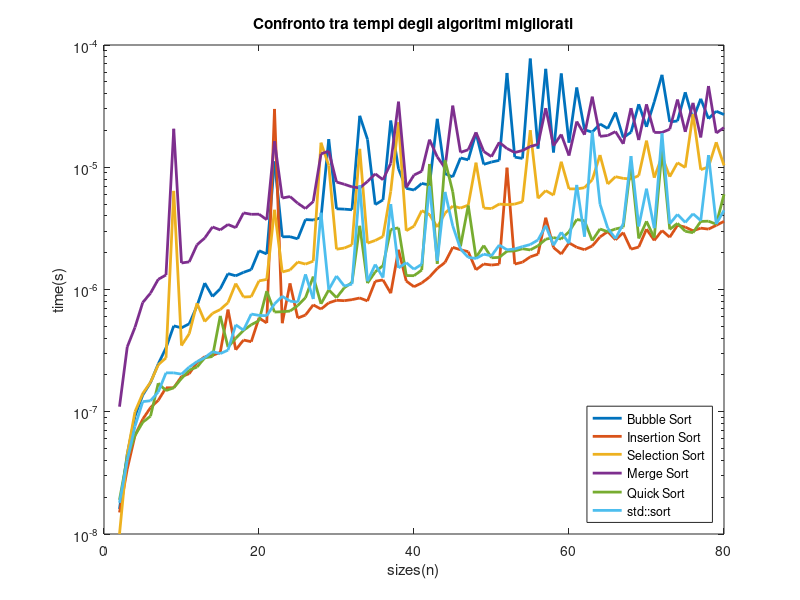

The MATLAB source for this figure:
sizes=2:80;
bubble_sort=[1.601e-08,4.501e-08,9.202e-08,1.3702e-07,1.7303e-07,2.4604e-07,3.3305e-07,5.0409e-07,4.8608e-07,5.2408e-07,7.3412e-07,1.12919e-06,8.7715e-07,1.01317e-06,1.34923e-06,1.29422e-06,1.38123e-06,1.45524e-06,2.07634e-06,1.95232e-06,1.11689e-05,2.69744e-06,2.70345e-06,2.59543e-06,3.73562e-06,3.70061e-06,3.85964e-06,1.69648e-05,4.57277e-06,4.54276e-06,4.49174e-06,2.63584e-05,1.69048e-05,4.95183e-06,5.4069e-06,2.4099e-05,9.70662e-06,6.72612e-06,6.51109e-06,7.37123e-06,7.1592e-06,2.49031e-05,8.87247e-06,8.32839e-06,1.1918e-05,1.14929e-05,1.90552e-05,1.05608e-05,1.10348e-05,1.13919e-05,5.90128e-05,1.2102e-05,1.1806e-05,7.74579e-05,1.42114e-05,6.38306e-05,1.32062e-05,5.84977e-05,1.58906e-05,4.49305e-05,2.02974e-05,1.93602e-05,2.26038e-05,2.07345e-05,2.80807e-05,1.74869e-05,1.93342e-05,3.27915e-05,2.13956e-05,3.42247e-05,5.70265e-05,2.34829e-05,2.3914e-05,4.10648e-05,2.46991e-05,3.63231e-05,2.49652e-05,2.87138e-05,2.69815e-05];
insertion_sort=[1.5e-08,3.4e-08,6.401e-08,8.701e-08,1.0801e-07,1.2402e-07,1.5703e-07,1.5702e-07,1.9403e-07,2.0503e-07,2.5304e-07,2.8204e-07,2.8905e-07,3.0605e-07,6.8511e-07,3.2105e-07,3.8606e-07,3.7406e-07,5.851e-07,5.3209e-07,2.9984e-05,5.3009e-07,1.12219e-06,5.841e-07,6.1811e-07,7.4912e-07,6.9112e-07,7.7713e-07,8.1613e-07,8.1013e-07,8.2614e-07,8.5214e-07,8.0614e-07,1.1682e-06,1.1972e-06,9.3215e-07,2.11435e-06,1.17219e-06,1.05318e-06,1.13119e-06,1.26421e-06,1.48725e-06,1.66328e-06,2.21337e-06,2.11335e-06,2.03834e-06,1.44924e-06,1.61627e-06,1.58527e-06,1.61027e-06,9.91665e-06,1.61427e-06,1.67427e-06,1.85031e-06,1.94532e-06,3.86865e-06,2.20637e-06,1.94833e-06,2.4074e-06,2.21537e-06,2.11735e-06,2.27138e-06,2.68945e-06,2.97949e-06,2.54743e-06,2.92148e-06,2.13735e-06,2.22437e-06,3.11852e-06,2.52042e-06,3.03551e-06,2.67744e-06,3.35355e-06,3.23854e-06,3.0235e-06,3.17553e-06,3.11852e-06,3.35056e-06,3.6086e-06];
selection_sort=[1e-08,4.5e-08,1.0002e-07,1.4102e-07,1.7403e-07,2.4204e-07,2.7605e-07,6.40607e-06,3.4806e-07,4.3507e-07,7.7213e-07,5.471e-07,6.381e-07,6.8511e-07,7.8013e-07,1.11919e-06,8.6814e-07,8.7414e-07,1.1762e-06,1.2092e-06,4.48775e-06,1.39023e-06,1.44524e-06,1.67928e-06,1.61326e-06,1.70528e-06,1.58846e-05,1.03407e-05,2.13535e-06,2.18336e-06,2.31738e-06,1.41413e-05,2.3944e-06,2.51842e-06,2.71345e-06,6.36306e-06,2.33159e-05,3.0245e-06,3.29655e-06,4.41773e-06,4.10168e-06,3.23954e-06,4.2107e-06,4.8178e-06,4.63678e-06,4.90082e-06,1.09058e-05,4.63377e-06,4.59076e-06,4.99983e-06,4.94282e-06,4.99683e-06,5.22087e-06,2.00943e-05,5.56392e-06,6.44007e-06,5.91198e-06,1.11028e-05,6.65811e-06,6.64711e-06,6.80214e-06,7.89432e-06,1.25881e-05,7.28521e-06,8.37039e-06,8.11135e-06,8.01434e-06,8.53842e-06,1.65127e-05,8.21537e-06,1.22951e-05,8.3734e-06,1.08858e-05,9.95265e-06,2.72565e-05,9.55959e-06,1.00587e-05,1.60267e-05,1.03497e-05];
merge_sort=[1.1002e-07,3.3906e-07,4.9109e-07,7.8313e-07,9.3316e-07,1.21121e-06,1.31422e-06,2.06374e-05,1.64827e-06,1.68228e-06,2.32039e-06,2.63744e-06,3.24854e-06,3.07151e-06,3.40156e-06,3.20353e-06,4.2337e-06,4.12168e-06,4.13169e-06,3.72462e-06,1.63537e-05,5.59993e-06,5.75596e-06,5.07984e-06,4.58876e-06,5.24887e-06,1.28611e-05,1.35483e-05,7.57126e-06,7.26021e-06,6.91215e-06,6.77113e-06,7.65627e-06,8.83247e-06,7.90631e-06,1.07748e-05,3.43907e-05,6.83914e-06,8.63544e-06,9.26954e-06,1.68318e-05,1.2158e-05,9.88064e-06,3.19283e-05,1.32332e-05,1.39133e-05,1.93162e-05,1.34582e-05,1.2222e-05,1.59887e-05,1.42304e-05,1.32012e-05,1.37043e-05,1.47855e-05,1.53786e-05,3.04571e-05,1.50085e-05,1.85451e-05,1.24561e-05,2.36689e-05,1.84591e-05,3.78083e-05,1.7891e-05,1.8188e-05,1.95733e-05,1.55396e-05,3.04441e-05,1.66908e-05,3.27204e-05,1.92652e-05,1.92482e-05,2.04654e-05,3.5811e-05,1.94682e-05,3.36306e-05,1.75329e-05,4.61767e-05,1.90382e-05,2.11085e-05];
quick_sort=[1.9e-08,4.201e-08,6.402e-08,8.201e-08,9.201e-08,1.7103e-07,1.4902e-07,1.5703e-07,1.8703e-07,2.1904e-07,2.3204e-07,2.7605e-07,2.8305e-07,6.081e-07,3.3806e-07,3.9906e-07,4.6308e-07,5.1509e-07,5.5609e-07,9.7016e-07,6.5411e-07,6.5811e-07,6.6611e-07,7.3812e-07,8.5715e-07,1.27521e-06,7.6313e-07,9.9316e-07,8.5614e-07,1.03217e-06,1.14219e-06,3.32055e-06,1.12819e-06,1.39423e-06,1.56726e-06,3.09752e-06,3.19453e-06,1.30021e-06,1.29722e-06,1.44224e-06,1.06348e-05,1.62327e-06,1.13989e-05,6.28905e-06,2.25537e-06,4.86781e-06,1.8253e-06,2.29038e-06,1.81731e-06,1.8303e-06,2.05834e-06,2.06835e-06,2.15536e-06,2.10735e-06,2.27638e-06,2.57943e-06,2.65544e-06,2.58943e-06,2.97049e-06,3.73662e-06,3.64961e-06,2.51142e-06,3.12752e-06,2.96649e-06,3.12752e-06,3.23254e-06,1.07438e-05,2.61444e-06,3.6116e-06,2.64944e-06,1.38353e-05,3.10351e-06,3.47958e-06,2.99449e-06,2.91349e-06,3.6046e-06,3.62161e-06,3.42057e-06,6.004e-06];
std_sort=[1.8e-08,4e-08,7.601e-08,1.2102e-07,1.2302e-07,1.4503e-07,2.0804e-07,2.0804e-07,2.0303e-07,2.3204e-07,2.5704e-07,2.7704e-07,3.1005e-07,2.9905e-07,3.1906e-07,5.1409e-07,4.6507e-07,6.3011e-07,6.141e-07,6.101e-07,7.6212e-07,8.8015e-07,8.0314e-07,7.8814e-07,1.33022e-06,8.3614e-07,4.24571e-06,9.9816e-07,1.29022e-06,1.06718e-06,1.10718e-06,7.14019e-06,1.16919e-06,1.60227e-06,1.2512e-06,4.99683e-06,1.50225e-06,1.65728e-06,1.46424e-06,1.60827e-06,6.98617e-06,1.71329e-06,6.28605e-06,3.31055e-06,2.14635e-06,1.83131e-06,1.7933e-06,1.94433e-06,1.88632e-06,2.30938e-06,2.11135e-06,2.14635e-06,2.24337e-06,2.33239e-06,2.54143e-06,3.32455e-06,2.29738e-06,2.94049e-06,2.3854e-06,7.1702e-06,2.70445e-06,1.96033e-05,5.00083e-06,3.17452e-06,2.60644e-06,3.45157e-06,1.23391e-05,3.28155e-06,6.68011e-06,3.17453e-06,1.89672e-05,3.44857e-06,4.11468e-06,3.53659e-06,4.1677e-06,3.66061e-06,1.25691e-05,3.43658e-06,4.44574e-06];

figure;
semilogy(sizes,bubble_sort,'LineWidth',2);
hold on;
semilogy(sizes,insertion_sort,'LineWidth',2);
semilogy(sizes,selection_sort,'LineWidth',2);
semilogy(sizes,merge_sort,'LineWidth',2);
semilogy(sizes,quick_sort,'LineWidth',2);
semilogy(sizes,std_sort,'LineWidth',2);
xlabel('sizes(n)');
ylabel('time(s)');
title('Confronto tra tempi degli algoritmi migliorati');
legend('Bubble Sort','Insertion Sort','Selection Sort','Merge Sort','Quick Sort','std::sort','Location','southeast');
